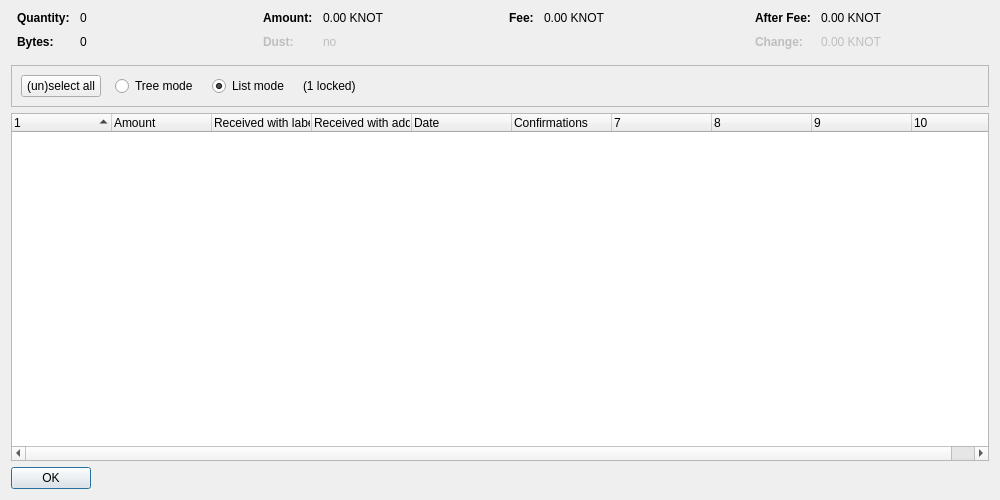
<?xml version="1.0" encoding="UTF-8"?>
<ui version="4.0">
 <class>CoinControlDialog</class>
 <widget class="QDialog" name="CoinControlDialog">
  <property name="geometry">
   <rect>
    <x>0</x>
    <y>0</y>
    <width>1000</width>
    <height>500</height>
   </rect>
  </property>
  <property name="windowTitle">
   <string>Coin Selection</string>
  </property>
  <layout class="QVBoxLayout" name="verticalLayout">
   <item>
    <layout class="QHBoxLayout" name="horizontalLayoutTop" stretch="0,0,0,0">
     <property name="topMargin">
      <number>0</number>
     </property>
     <property name="bottomMargin">
      <number>10</number>
     </property>
     <item>
      <layout class="QFormLayout" name="formLayoutCoinControl1">
       <property name="horizontalSpacing">
        <number>10</number>
       </property>
       <property name="verticalSpacing">
        <number>10</number>
       </property>
       <property name="leftMargin">
        <number>6</number>
       </property>
       <property name="rightMargin">
        <number>6</number>
       </property>
       <item row="0" column="0">
        <widget class="QLabel" name="labelCoinControlQuantityText">
         <property name="font">
          <font>
           <weight>75</weight>
           <bold>true</bold>
          </font>
         </property>
         <property name="text">
          <string>Quantity:</string>
         </property>
        </widget>
       </item>
       <item row="0" column="1">
        <widget class="QLabel" name="labelCoinControlQuantity">
         <property name="cursor">
          <cursorShape>IBeamCursor</cursorShape>
         </property>
         <property name="contextMenuPolicy">
          <enum>Qt::ActionsContextMenu</enum>
         </property>
         <property name="text">
          <string notr="true">0</string>
         </property>
         <property name="textInteractionFlags">
          <set>Qt::LinksAccessibleByMouse|Qt::TextSelectableByKeyboard|Qt::TextSelectableByMouse</set>
         </property>
        </widget>
       </item>
       <item row="1" column="0">
        <widget class="QLabel" name="labelCoinControlBytesText">
         <property name="font">
          <font>
           <weight>75</weight>
           <bold>true</bold>
          </font>
         </property>
         <property name="text">
          <string>Bytes:</string>
         </property>
        </widget>
       </item>
       <item row="1" column="1">
        <widget class="QLabel" name="labelCoinControlBytes">
         <property name="cursor">
          <cursorShape>IBeamCursor</cursorShape>
         </property>
         <property name="contextMenuPolicy">
          <enum>Qt::ActionsContextMenu</enum>
         </property>
         <property name="text">
          <string notr="true">0</string>
         </property>
         <property name="textInteractionFlags">
          <set>Qt::LinksAccessibleByMouse|Qt::TextSelectableByKeyboard|Qt::TextSelectableByMouse</set>
         </property>
        </widget>
       </item>
      </layout>
     </item>
     <item>
      <layout class="QFormLayout" name="formLayoutCoinControl2">
       <property name="horizontalSpacing">
        <number>10</number>
       </property>
       <property name="verticalSpacing">
        <number>10</number>
       </property>
       <property name="leftMargin">
        <number>6</number>
       </property>
       <property name="rightMargin">
        <number>6</number>
       </property>
       <item row="0" column="0">
        <widget class="QLabel" name="labelCoinControlAmountText">
         <property name="font">
          <font>
           <weight>75</weight>
           <bold>true</bold>
          </font>
         </property>
         <property name="text">
          <string>Amount:</string>
         </property>
        </widget>
       </item>
       <item row="0" column="1">
        <widget class="QLabel" name="labelCoinControlAmount">
         <property name="cursor">
          <cursorShape>IBeamCursor</cursorShape>
         </property>
         <property name="contextMenuPolicy">
          <enum>Qt::ActionsContextMenu</enum>
         </property>
         <property name="text">
          <string notr="true">0.00 KNOT</string>
         </property>
         <property name="textInteractionFlags">
          <set>Qt::LinksAccessibleByMouse|Qt::TextSelectableByKeyboard|Qt::TextSelectableByMouse</set>
         </property>
        </widget>
       </item>
       <item row="1" column="0">
        <widget class="QLabel" name="labelCoinControlLowOutputText">
         <property name="enabled">
          <bool>false</bool>
         </property>
         <property name="font">
          <font>
           <weight>75</weight>
           <bold>true</bold>
          </font>
         </property>
         <property name="text">
          <string>Dust:</string>
         </property>
        </widget>
       </item>
       <item row="1" column="1">
        <widget class="QLabel" name="labelCoinControlLowOutput">
         <property name="enabled">
          <bool>false</bool>
         </property>
         <property name="cursor">
          <cursorShape>IBeamCursor</cursorShape>
         </property>
         <property name="contextMenuPolicy">
          <enum>Qt::ActionsContextMenu</enum>
         </property>
         <property name="text">
          <string notr="true">no</string>
         </property>
         <property name="textInteractionFlags">
          <set>Qt::LinksAccessibleByMouse|Qt::TextSelectableByKeyboard|Qt::TextSelectableByMouse</set>
         </property>
        </widget>
       </item>
      </layout>
     </item>
     <item>
      <layout class="QFormLayout" name="formLayoutCoinControl3">
       <property name="horizontalSpacing">
        <number>10</number>
       </property>
       <property name="verticalSpacing">
        <number>10</number>
       </property>
       <property name="leftMargin">
        <number>6</number>
       </property>
       <property name="rightMargin">
        <number>6</number>
       </property>
       <item row="0" column="0">
        <widget class="QLabel" name="labelCoinControlFeeText">
         <property name="font">
          <font>
           <weight>75</weight>
           <bold>true</bold>
          </font>
         </property>
         <property name="text">
          <string>Fee:</string>
         </property>
        </widget>
       </item>
       <item row="0" column="1">
        <widget class="QLabel" name="labelCoinControlFee">
         <property name="cursor">
          <cursorShape>IBeamCursor</cursorShape>
         </property>
         <property name="contextMenuPolicy">
          <enum>Qt::ActionsContextMenu</enum>
         </property>
         <property name="text">
          <string notr="true">0.00 KNOT</string>
         </property>
         <property name="textInteractionFlags">
          <set>Qt::LinksAccessibleByMouse|Qt::TextSelectableByKeyboard|Qt::TextSelectableByMouse</set>
         </property>
        </widget>
       </item>
      </layout>
     </item>
     <item>
      <layout class="QFormLayout" name="formLayoutCoinControl4">
       <property name="horizontalSpacing">
        <number>10</number>
       </property>
       <property name="verticalSpacing">
        <number>10</number>
       </property>
       <property name="leftMargin">
        <number>6</number>
       </property>
       <property name="rightMargin">
        <number>6</number>
       </property>
       <item row="0" column="0">
        <widget class="QLabel" name="labelCoinControlAfterFeeText">
         <property name="font">
          <font>
           <weight>75</weight>
           <bold>true</bold>
          </font>
         </property>
         <property name="text">
          <string>After Fee:</string>
         </property>
        </widget>
       </item>
       <item row="0" column="1">
        <widget class="QLabel" name="labelCoinControlAfterFee">
         <property name="cursor">
          <cursorShape>IBeamCursor</cursorShape>
         </property>
         <property name="contextMenuPolicy">
          <enum>Qt::ActionsContextMenu</enum>
         </property>
         <property name="text">
          <string notr="true">0.00 KNOT</string>
         </property>
         <property name="textInteractionFlags">
          <set>Qt::LinksAccessibleByMouse|Qt::TextSelectableByKeyboard|Qt::TextSelectableByMouse</set>
         </property>
        </widget>
       </item>
       <item row="1" column="0">
        <widget class="QLabel" name="labelCoinControlChangeText">
         <property name="enabled">
          <bool>false</bool>
         </property>
         <property name="font">
          <font>
           <weight>75</weight>
           <bold>true</bold>
          </font>
         </property>
         <property name="text">
          <string>Change:</string>
         </property>
        </widget>
       </item>
       <item row="1" column="1">
        <widget class="QLabel" name="labelCoinControlChange">
         <property name="enabled">
          <bool>false</bool>
         </property>
         <property name="cursor">
          <cursorShape>IBeamCursor</cursorShape>
         </property>
         <property name="contextMenuPolicy">
          <enum>Qt::ActionsContextMenu</enum>
         </property>
         <property name="text">
          <string notr="true">0.00 KNOT</string>
         </property>
         <property name="textInteractionFlags">
          <set>Qt::LinksAccessibleByMouse|Qt::TextSelectableByKeyboard|Qt::TextSelectableByMouse</set>
         </property>
        </widget>
       </item>
      </layout>
     </item>
    </layout>
   </item>
   <item>
    <widget class="QFrame" name="frame">
     <property name="minimumSize">
      <size>
       <width>0</width>
       <height>40</height>
      </size>
     </property>
     <property name="frameShape">
      <enum>QFrame::StyledPanel</enum>
     </property>
     <property name="frameShadow">
      <enum>QFrame::Sunken</enum>
     </property>
     <layout class="QHBoxLayout" name="horizontalLayout">
      <item>
       <layout class="QHBoxLayout" name="horizontalLayoutPanel" stretch="0,0,0,0,0">
        <property name="spacing">
         <number>14</number>
        </property>
        <item>
         <widget class="QPushButton" name="pushButtonSelectAll">
          <property name="sizePolicy">
           <sizepolicy hsizetype="Maximum" vsizetype="Fixed">
            <horstretch>0</horstretch>
            <verstretch>0</verstretch>
           </sizepolicy>
          </property>
          <property name="text">
           <string>(un)select all</string>
          </property>
          <property name="autoDefault">
           <bool>false</bool>
          </property>
         </widget>
        </item>
        <item>
         <widget class="QRadioButton" name="radioTreeMode">
          <property name="sizePolicy">
           <sizepolicy hsizetype="Maximum" vsizetype="Fixed">
            <horstretch>0</horstretch>
            <verstretch>0</verstretch>
           </sizepolicy>
          </property>
          <property name="text">
           <string>Tree mode</string>
          </property>
         </widget>
        </item>
        <item>
         <widget class="QRadioButton" name="radioListMode">
          <property name="sizePolicy">
           <sizepolicy hsizetype="Maximum" vsizetype="Fixed">
            <horstretch>0</horstretch>
            <verstretch>0</verstretch>
           </sizepolicy>
          </property>
          <property name="text">
           <string>List mode</string>
          </property>
          <property name="checked">
           <bool>true</bool>
          </property>
         </widget>
        </item>
        <item>
         <widget class="QLabel" name="labelLocked">
          <property name="text">
           <string notr="true">(1 locked)</string>
          </property>
         </widget>
        </item>
        <item>
         <spacer name="horizontalSpacer">
          <property name="orientation">
           <enum>Qt::Horizontal</enum>
          </property>
          <property name="sizeHint" stdset="0">
           <size>
            <width>40</width>
            <height>20</height>
           </size>
          </property>
         </spacer>
        </item>
       </layout>
      </item>
     </layout>
    </widget>
   </item>
   <item>
    <widget class="CoinControlTreeWidget" name="treeWidget">
     <property name="contextMenuPolicy">
      <enum>Qt::CustomContextMenu</enum>
     </property>
     <property name="sortingEnabled">
      <bool>false</bool>
     </property>
     <property name="columnCount">
      <number>10</number>
     </property>
     <attribute name="headerShowSortIndicator" stdset="0">
      <bool>true</bool>
     </attribute>
     <attribute name="headerStretchLastSection">
      <bool>false</bool>
     </attribute>
     <column>
      <property name="text">
       <string/>
      </property>
     </column>
     <column>
      <property name="text">
       <string>Amount</string>
      </property>
     </column>
     <column>
      <property name="text">
       <string>Received with label</string>
      </property>
     </column>
     <column>
      <property name="text">
       <string>Received with address</string>
      </property>
     </column>
     <column>
      <property name="text">
       <string>Date</string>
      </property>
     </column>
     <column>
      <property name="text">
       <string>Confirmations</string>
      </property>
      <property name="toolTip">
       <string>Confirmed</string>
      </property>
     </column>
     <column>
      <property name="text">
       <string/>
      </property>
     </column>
     <column>
      <property name="text">
       <string/>
      </property>
     </column>
     <column>
      <property name="text">
       <string/>
      </property>
     </column>
     <column>
      <property name="text">
       <string/>
      </property>
     </column>
    </widget>
   </item>
   <item>
    <widget class="QDialogButtonBox" name="buttonBox">
     <property name="sizePolicy">
      <sizepolicy hsizetype="Maximum" vsizetype="Fixed">
       <horstretch>0</horstretch>
       <verstretch>0</verstretch>
      </sizepolicy>
     </property>
     <property name="orientation">
      <enum>Qt::Horizontal</enum>
     </property>
     <property name="standardButtons">
      <set>QDialogButtonBox::Ok</set>
     </property>
    </widget>
   </item>
  </layout>
 </widget>
 <customwidgets>
  <customwidget>
   <class>CoinControlTreeWidget</class>
   <extends>QTreeWidget</extends>
   <header>qt/coincontroltreewidget.h</header>
  </customwidget>
 </customwidgets>
 <resources/>
 <connections/>
</ui>
